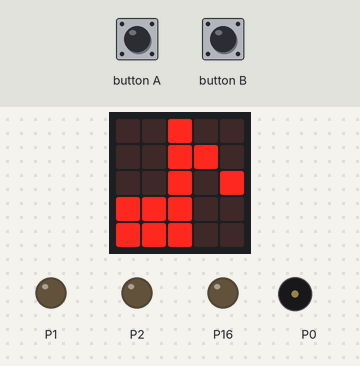
This program was run on a simulated BBC micro:bit running MicroPython. On the bench: the board's 5×5 LED display, output pins drawn as LEDs (lit = HIGH), buzzer (waves = sounding). Dashed ring = blinking. The inputs (shaded band) are chosen by the test bench.

Above: at 1.2 s.
1.3 s: button A pressed for 0.15 s
At 1.39 s:
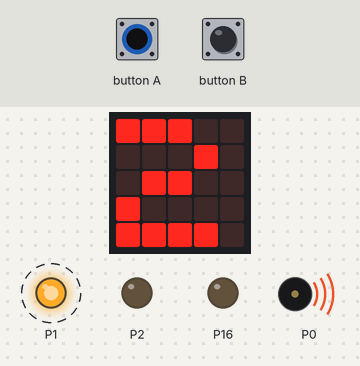
2.0 s: button B pressed for 1 s
3.6 s: button A pressed for 1 s
At 4.55 s:
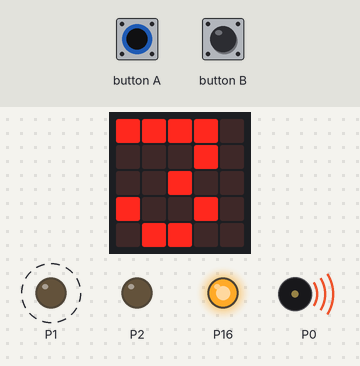
5.2 s: button B pressed for 3.2 s
12.0 s: button B pressed for 0.15 s
At 12.52 s:
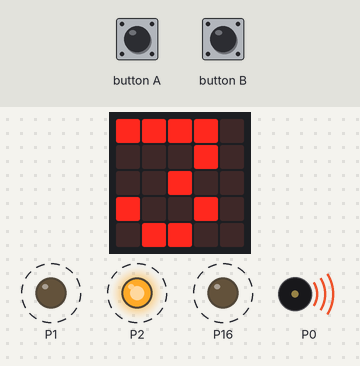
Timing chart, 0 to 13.7 s (numbered marks = the images above; inputs shaded):
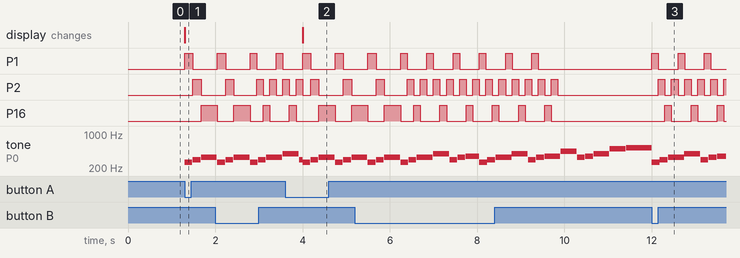

Measured:
- after the input at 1.3 s, P1: LOW → HIGH at once, → LOW 0.19 s later; P2: LOW → HIGH after 0.19 s, → LOW 0.19 s later; P16: LOW → HIGH after 0.37 s; tone on P0: plays 262 Hz for 0.18 s, 294 Hz for 0.18 s, 330 Hz for 0.33 s, starting at once; the display: changes at once (image 1)
- after the input at 3.6 s, P1: alternates HIGH for 0.19 s and LOW for 0.56 s, starting after 0.40 s; the display: changes after 0.40 s (image 2)
- after the input at 12.0 s, P1: alternates HIGH for 0.15 s and LOW for 0.45 s, starting at once; P2: alternates HIGH for 0.15 s and LOW for 0.15 s, starting after 0.15 s; P16: alternates HIGH for 0.15 s and LOW for 0.45 s, starting after 0.30 s

The program:

leds_with_music_original.py
```python
import microbit as mb
import music


def main():
    loops = 1
    mb.display.show(mb.Image.MUSIC_QUAVER)
    while True:
        if mb.button_a.is_pressed():
            loops = loops + 1
            mb.display.show(str(loops))
            playNoteLights(loops, 80)
        if mb.button_b.is_pressed():
            goCrazy(loops)


def lightLed(ledNumber):
    if ledNumber == 0:
        # All off
        mb.pin1.write_digital(0)
        mb.pin2.write_digital(0)
        mb.pin16.write_digital(0)
    elif ledNumber == 1:
        mb.pin1.write_digital(1)
        mb.pin2.write_digital(0)
        mb.pin16.write_digital(0)
    elif ledNumber == 2:
        mb.pin1.write_digital(0)
        mb.pin2.write_digital(1)
        mb.pin16.write_digital(0)
    elif ledNumber == 3:
        mb.pin1.write_digital(0)
        mb.pin2.write_digital(0)
        mb.pin16.write_digital(1)


def playNoteLights(n, tempo):
    '''Plays n loops of three notes'''
    music.set_tempo(bpm=tempo)
    for i in range(n):
        lightLed(1)
        music.play('c4:1')
        lightLed(2)
        music.play('d4:1')
        lightLed(3)
        music.play('e4:2')
    lightLed(0)


def goCrazy(n):
    delayMs = 150
    music.play(music.RINGTONE, wait=False)
    for i in range(n):
        lightLed(1)
        mb.sleep(delayMs)
        lightLed(2)
        mb.sleep(delayMs)
        lightLed(3)
        mb.sleep(delayMs)
        lightLed(2)
        mb.sleep(delayMs)
    lightLed(0)


main()
```
